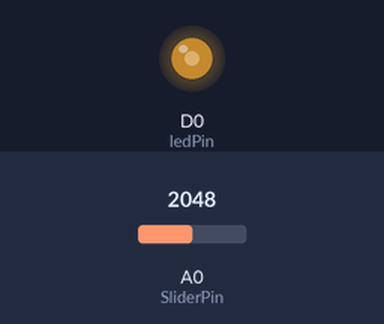
A sketch run on a simulated Particle Photon. Shown: output pins drawn as LEDs (lit = HIGH). Inputs (shaded band) come from the test bench; at power-on: A0 (SliderPin) = 2048.

Above: at 1.2 s.
1.3 s: A0 (SliderPin) set to 2866
At 1.9 s:
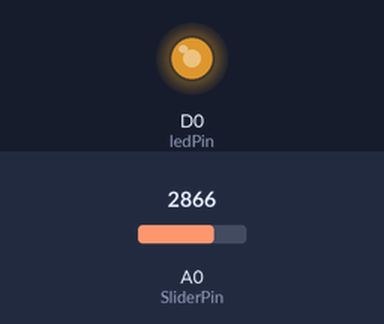
2.8 s: A0 (SliderPin) set to 3603
At 3.1 s:
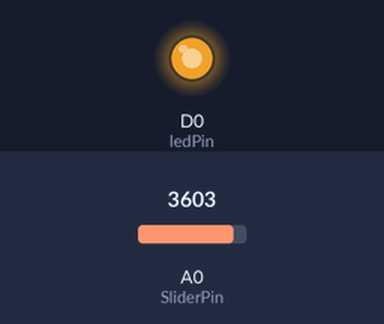
4.3 s: A0 (SliderPin) set to 491
At 5.4 s:
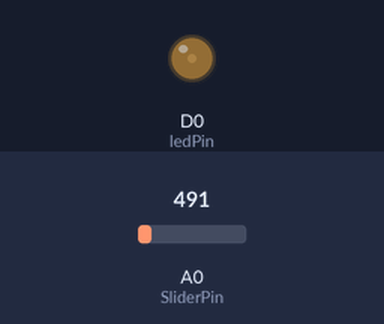
5.8 s: A0 (SliderPin) set to 0
At 6.2 s:
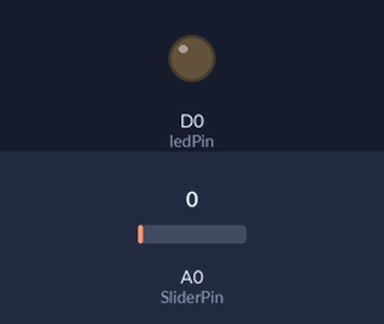
7.3 s: A0 (SliderPin) set to 2047
At 8.6 s:
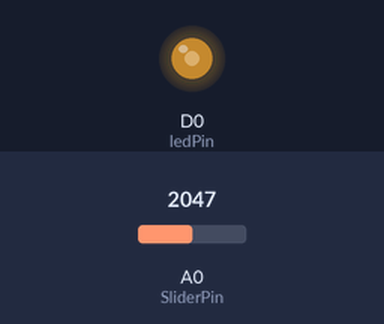
Timing chart, 0 to 9.8 s (numbered marks = the images above; inputs shaded):
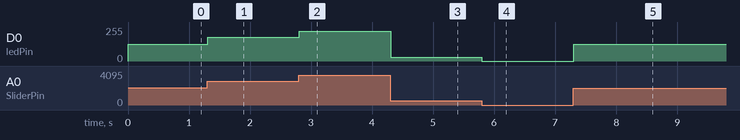

Measured:
- after the input at 1.3 s, D0 (ledPin): 127/255 → 178/255 at once
- after the input at 2.8 s, D0 (ledPin): 178/255 → 224/255 at once
- after the input at 4.3 s, D0 (ledPin): 224/255 → 30/255 at once
- after the input at 5.8 s, D0 (ledPin): 30/255 → 0/255 at once
- after the input at 7.3 s, D0 (ledPin): 0/255 → 127/255 at once

The sketch:

Example_Slider.ino
```cpp
/*
This example will read the value of a slider and transform the reading into a value between 0 and 255. This value is used to change the brightness of an LED.
NOTE : On the spark core, only pins D0 and D1 can be used to attach the LED. This is because these are the only pins which support PWM.
*/

int SliderPin = A0;    // select the input pin for the potentiometer
int ledPin = D0;   // select the onboard LED of the spark board
int val = 0;       // variable to store the value coming from the sensor
int mapval = 0; // variable used to re-map the value coming from the sensor

void setup() {
    pinMode(ledPin, OUTPUT);  // declare the ledPin as an OUTPUT
    Spark.variable("RAWSlider", &val, INT); // declare spark variable for the sensor
    Spark.variable("MAPSlider", &mapval, INT); // spark variable of remapped value
}

void loop() {
    val = analogRead(SliderPin); // read the value from the sensor
    mapval = map(val, 0, 4090, 0, 255);
    analogWrite(ledPin, mapval);
    delay(10);
}
```
